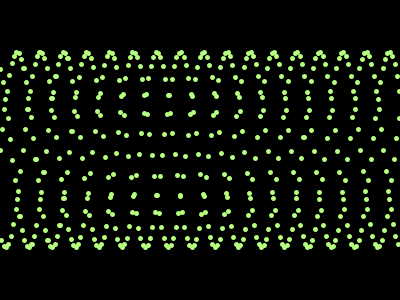
Frame 1 (no input)
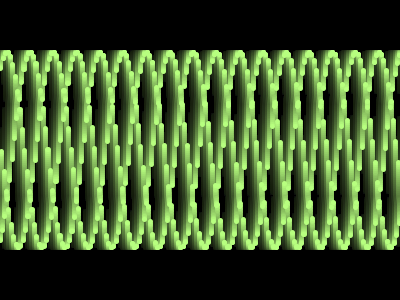
Frame 60 (the mouse pressed at the canvas centre just before this capture)
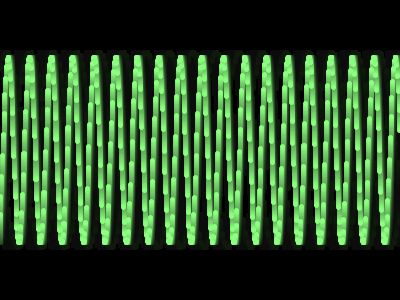
Frame 120 (the mouse held since frame 60 and released just before this capture)

The Processing sketch that drew these frames (run headless with seeded random() and noise(); from frame 60 on, the mouse is pressed at the canvas centre):

// Processing sketch: processing_77313
// ── processing_77313.pde

float t;
int num = (int)random(1,20);
float c = random(360);
float amp = random(50,100);

void setup() {
  size(400, 300);
  colorMode(HSB, 360, 100, 100);
  background(0);
  smooth();
}

void draw() {
  fill(0, 10);
  noStroke();
  rect(0, 0, width, height);

  strokeWeight(5);
  for (float i = 0; i < width; i+=0.8) {
    stroke(c, 50, 100);
    point(i, amp*sin(i*num+t)+height/2);
  }
  t += 0.02;
}

void mousePressed() {
  num+= (int)random(1,10);
  amp = random(50,100);
  c = random(360);
}
